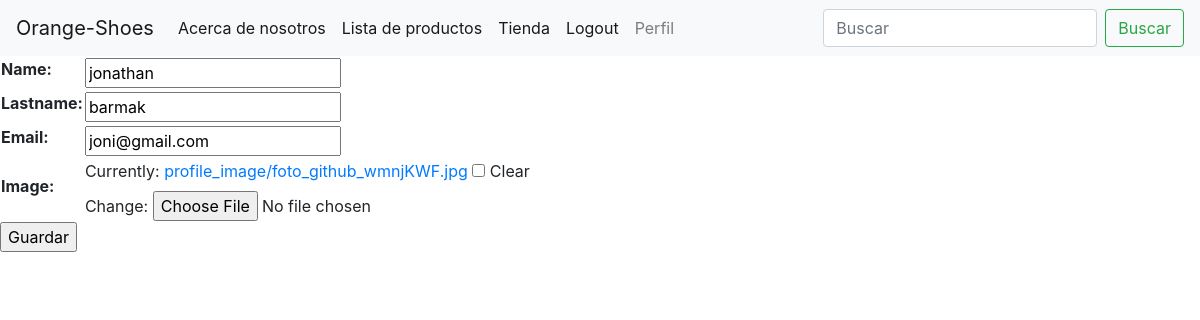
Page /users/edit-profile// (signed in) on the earlier database version.
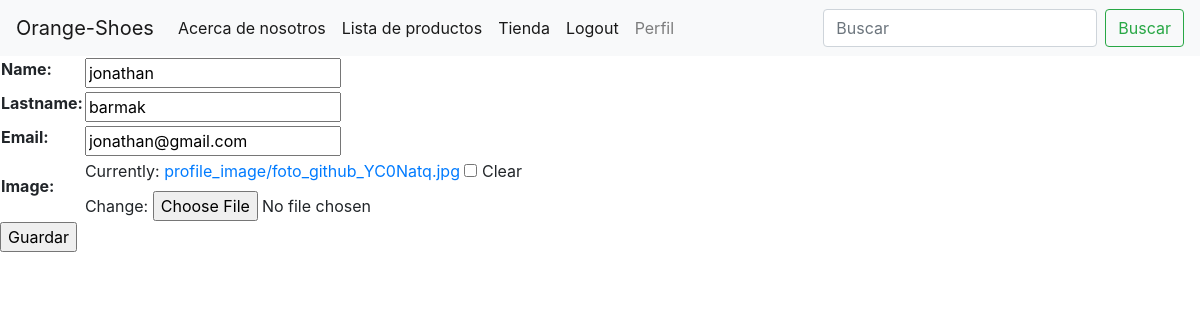
Same page on the later database version.
### users/models.py (models this page shows, shortened)
class User_profile(models.Model):
    user=models.OneToOneField(User,on_delete=models.CASCADE,related_name="profile")
    name=models.CharField(max_length=30,blank=True)
    lastname=models.CharField(max_length=50,blank=True)
    email = models.CharField(max_length=50,default = "")
    image=models.ImageField(upload_to="profile_image/",blank=True)

### users/views.py (the view)
# urls.py: path("edit-profile//",edit_profile,name='edit-profile'),
@login_required
def edit_profile(request):
    profile = get_object_or_404(User_profile,user=request.user)
    if request.method == 'GET':
        form = User_profile_Form(instance=profile)
        context = {'form':form,'profile':profile}
        return render (request,'edit_profile.html',context)
    else:
        form = User_profile_Form(request.POST,request.FILES,instance=profile)
        if form.is_valid():
            profile.save()
            return render(request,"index.html")

### users/forms.py
class User_profile_Form(ModelForm):
    class Meta:
        model = User_profile
        fields = ['name','lastname','email','image']

### products/context_processor.py (called while the page is built)
def total_cart(request):
    total = 0
    if request.user.is_authenticated:
        if "cart" in request.session.keys():
            for key, value in request.session["cart"].items():
                total += int(value["acumulated"])
    return {"total_cart": total}

### templates/edit_profile.html (shortened to what this page needs)
{% extends 'base.html' %}
{% block contenido_que_cambia %}
<form action="" method="POST" enctype="multipart/form-data">
<table>
    {{form.as_table}}
</table>
<p><input type="submit" value="Guardar"></p>
</form>
{% endblock %}

Differences in the rows shown:
changed User_profile "jonathan": email "joni@gmail.com" → "jonathan@gmail.com"
Other differences:
text no longer shown: "Name: Lastname: Email: Image: Currently: profile_image/foto_github_wmnjKWF.jpg Clear Change:"
text now shown: "Name: Lastname: Email: Image: Currently: profile_image/foto_github_YC0Natq.jpg Clear Change:"
